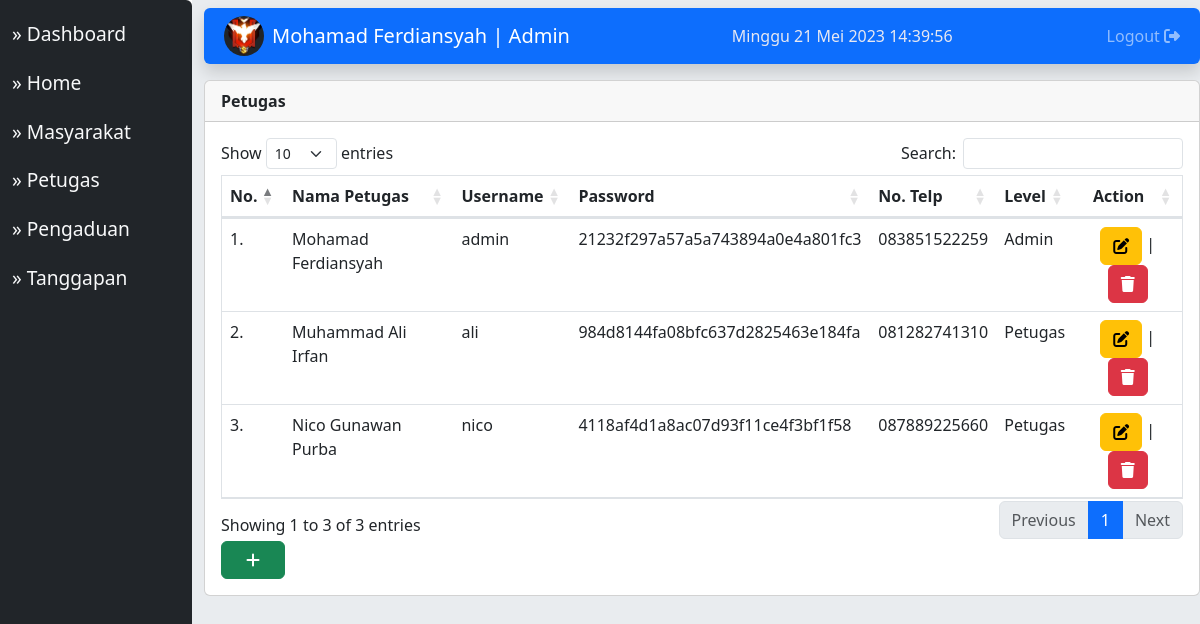
The app's page /index.php?module=datapetugas (signed in) with its own data.
### tables this page shows
CREATE TABLE `module` (
  `id_modul` int(11) NOT NULL,
  `nama_modul` varchar(50) NOT NULL,
  `link` varchar(100) NOT NULL,
  `static_content` text NOT NULL,
  `gambar` varchar(100) NOT NULL,
  `publish` enum('Y','N') NOT NULL,
  `status` enum('Petugas','Admin','Masyarakat','All') NOT NULL,
  `aktif` enum('Y','N') NOT NULL,
  `urutan` int(8) NOT NULL,
  `link_seo` varchar(100) NOT NULL
);

CREATE TABLE `petugas` (
  `id_petugas` int(11) NOT NULL,
  `nama_petugas` varchar(35) NOT NULL,
  `username` varchar(25) NOT NULL,
  `password` varchar(32) NOT NULL,
  `telp` varchar(13) NOT NULL,
  `level` enum('Admin','Petugas') NOT NULL,
  `foto_petugas` varchar(255) NOT NULL
);

### src/module/petugas/index.php (the view, shortened to what this page needs)
<?php
include "src/config/connect.php";
$row = mysqli_query($conn, "SELECT * FROM petugas ORDER BY nama_petugas ASC");
?>
<!DOCTYPE html>
<html lang="en">
<head>
    <link rel="stylesheet" href="https://cdnjs.cloudflare.com/ajax/libs/font-awesome/6.4.0/css/all.min.css" />
    <link rel="stylesheet" href="src/assets/bootstrap/css/bootstrap.min.css">
    <link rel="stylesheet" href="src/assets/datatables/datatables.css">
</head>
<body>
    <div class="card">
        <div class="card-header fw-bold">
            Petugas
        </div>
        <div class="card-body">
            <table id="table" class="table border table-hover">
                <thead>
                    <tr>
                        <th scope="col">No.</th>
                        <th scope="col">Nama Petugas</th>
                        <th scope="col">Username</th>
                        <th scope="col">Password</th>
                        <th scope="col">No. Telp</th>
                        <th scope="col">Level</th>
                        <th scope="col" class="text-center">Action</th>
                    </tr>
                </thead>
                <tbody>
                    <?php $no = 1 ?>
                    <?php while ($result = mysqli_fetch_array($row)) : ?>
                        <tr>
                            <td><?= $no++ ?>.</td>
                            <td><?= $result["nama_petugas"] ?></td>
                            <td><?= $result["username"] ?></td>
                            <td><?= $result["password"] ?></td>
                            <td><?= $result["telp"] ?></td>
                            <td><?= $result["level"] ?></td>
                            <td>
                                <div class='text-center'>
                                    <a href="#" data-bs-toggle="modal" data-bs-target="#editModal<?= $no ?>" class="btn btn-warning"><i class="fa-solid fa-pen-to-square"></i></a> |
                                    <a href="#" data-bs-toggle="modal" data-bs-target="#deleteModal<?= $no ?>" class="btn btn-danger"><i class="fa-solid fa-trash"></i></a>
                                </div>
                            </td>
                        </tr>
                    <?php endwhile; ?>
                </tbody>
            </table>
            <button type="button" class="btn btn-success px-4" data-bs-toggle="modal" data-bs-target="#insertModal">
                <i class="fa-solid fa-plus"></i></i>
            </button>
        </div>
    </div>
</body>
</html>

### index.php (shortened to what this page needs)
<?php
include "src/config/connect.php";
$level = $_SESSION['level'];
if ($level == "Masyarakat") {
    $nama = $_SESSION['nama'];
    $nik = $_SESSION['nik'];
} elseif ($level == "Admin" || $level == "Petugas") {
    $nama_petugas = $_SESSION['nama_petugas'];
    $id_petugas = $_SESSION['id_petugas'];
}
if ($level == "Masyarakat") {
    $query = mysqli_query($conn, "SELECT foto_masyarakat FROM masyarakat WHERE nik = '$nik'");
    if (mysqli_num_rows($query) > 0) {
        while ($result = mysqli_fetch_array($query)) {
            $foto_masyarakat = $result['foto_masyarakat'];
        }
    }
} else if ($level == "Admin" || $level == "Petugas") {
    $query = mysqli_query($conn, "SELECT foto_petugas FROM petugas WHERE id_petugas = '$id_petugas'");
    if (mysqli_num_rows($query) > 0) {
        while ($result = mysqli_fetch_array($query)) {
            $foto_petugas = $result['foto_petugas'];
        }
    }
}
?>
<!DOCTYPE html>
<html lang="en">
<head>
    <link rel="stylesheet" href="https://cdnjs.cloudflare.com/ajax/libs/font-awesome/6.4.0/css/all.min.css" />
    <link rel="stylesheet" href="src/assets/bootstrap/css/bootstrap.min.css">
    <link rel="stylesheet" href="src/assets/style/dashboard/style.css">
</head>
<body>
    <div class="wrapper">
        <div class="row">
            <div class="col-md-2 menu-side bg-dark text-light px-4 rounded">
                <?php include "menu.php" ?>
            </div>
            <div class="col-md-10 bg-body-secondary">
                <nav class="navbar navbar-expand-lg bg-primary navbar-dark shadow rounded mt-2">
                    <div class="container-fluid">
                        <?php if ($level == "Masyarakat") : ?>
                            <img width="40" height="40" class="bg-dark rounded-circle mx-2" src="src/account/img/<?= $foto_masyarakat ?>" alt="">
                            <a class="navbar-brand" href="?module=account"><?= $nama ?> | <?= $level ?></a>
                        <?php elseif ($level == "Admin" || $level == "Petugas") : ?>
                            <img width="40" height="40" class="bg-dark rounded-circle mx-2" src="src/account/img/<?= $foto_petugas ?>" alt="">
                            <a class="navbar-brand" href="?module=account"><?= $nama_petugas ?> | <?= $level ?></a>
                        <?php endif; ?>
                        <div class="collapse navbar-collapse" id="navbarSupportedContent">
                            <ul class="navbar-nav ms-auto mb-2 mb-lg-0">
                                <li class="nav-item">
                                    <?php include "clock.php" ?>
                                </li>
                            </ul>
                            <ul class="navbar-nav ms-auto mb-2 mb-lg-0">
                                <li class="nav-item">
                                    <a class="nav-link" href="logout.php">Logout <i class="fa-solid fa-right-from-bracket"></i></a>
                                </li>
                            </ul>
                        </div>
                    </div>
                </nav>
                <div class="content-side mt-3">
                    <div id="content">
                        <?php include "content.php"; ?>
                    </div>
                </div>
            </div>
        </div>
    </div>
</body>
</html>

### menu.php (shortened to what this page needs)
<?php
include "src/config/connect.php";
if ($_SESSION['level'] == 'Admin') {
    $sql = mysqli_query($conn, "SELECT * FROM module WHERE (status='Admin' OR status='Petugas' OR status='All') AND aktif='Y' ORDER BY urutan");
} else if ($_SESSION['level'] == 'Petugas') {
    $sql = mysqli_query($conn, "SELECT * FROM module WHERE (status='Petugas' OR status='All') AND aktif='Y' ORDER BY urutan");
} else if ($_SESSION['level'] == 'Masyarakat') {
    $sql = mysqli_query($conn, "SELECT * FROM module WHERE (status='Masyarakat' OR status='All') AND aktif='Y' ORDER BY urutan");
}
while ($m = mysqli_fetch_array($sql)) {
    echo "<a style='text-decoration: none; color: inherit; display: block; margin: 20px 0px; font-size: 1.2rem;' href='$m[link]'>&#187; $m[nama_modul]</a>";
}

### src/assets/style/dashboard/style.css (style rules this page uses)
body, * { padding: 0; margin: 0; font-family: "Segoe UI", Tahoma, Geneva, Verdana, sans-serif; }
.wrapper { overflow-x: hidden; }
.menu-side { height: 100vh; }
a { text-decoration: none; color: inherit; }

### records on screen
module: nama_modul "Dashboard"
module: nama_modul "Home"
module: nama_modul "Masyarakat"
module: nama_modul "Petugas"
module: nama_modul "Pengaduan"
module: nama_modul "Tanggapan"
petugas: foto_petugas (picture), nama_petugas "Mohamad Ferdiansyah", username "admin", password "21232f297a57a5a743894a0e4a801fc3", telp "083851522259", level "Admin"
petugas: nama_petugas "Muhammad Ali Irfan", username "ali", password "984d8144fa08bfc637d2825463e184fa", telp "081282741310", level "Petugas"
petugas: nama_petugas "Nico Gunawan Purba", username "nico", password "4118af4d1a8ac07d93f11ce4f3bf1f58", telp "087889225660", level "Petugas"

### other values on screen
$nama_petugas "Mohamad Ferdiansyah"
$level "Admin"
